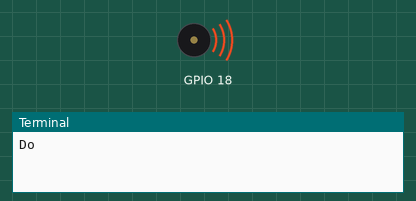
Bench run of a program on a simulated Raspberry Pi (BCM pin numbers). Shown: buzzer (waves = sounding), the last lines printed to the terminal. At 3.0 s the program stops and its outputs stay as they are.

Above: at 0.1 s.
At 3.1 s:
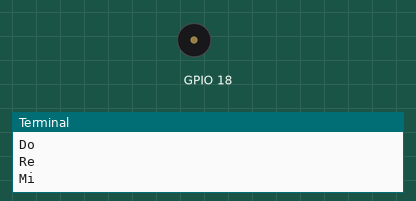
Timing chart, 0 to 4.5 s (numbered marks = the images above):
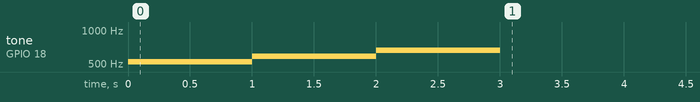

Measured:
- by itself, tone on GPIO 18: silent → 523 Hz at 0.00 s, → 587 Hz 1.0 s later, → 659 Hz 1.0 s later, → silent 1.0 s later

The program:

Buzzer2-2.py
```python
#播放do re mi

import time
import RPi.GPIO as GPIO

def doReMi(buzzerio):
    GPIO.setmode(GPIO.BCM)
    GPIO.setup(buzzerio, GPIO.OUT)
    p = GPIO.PWM(buzzerio, 50)
    p.start(50)

    print("Do")
    p.ChangeFrequency(523)  # 523
    time.sleep(1)

    print("Re")
    p.ChangeFrequency(587)   #587
    time.sleep(1)

    print("Mi")
    p.ChangeFrequency(659)
    time.sleep(1)

    p.stop()
    GPIO.cleanup()

doReMi(18)
```
